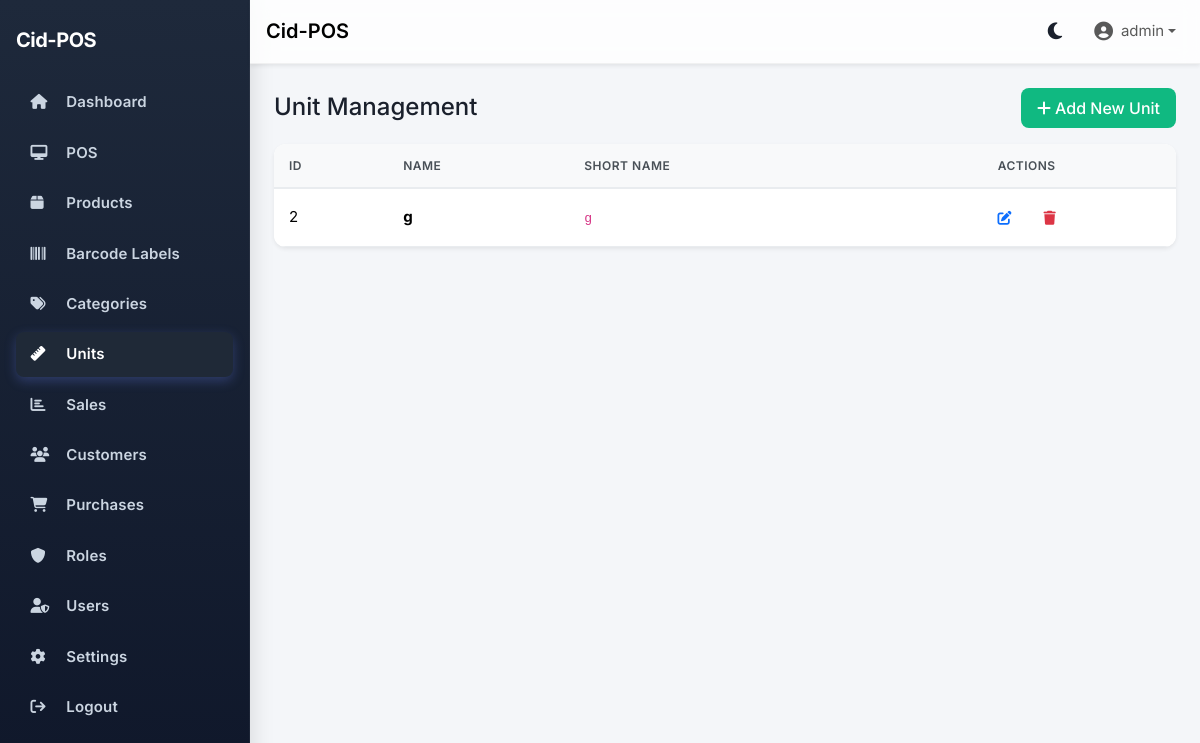
Page /units/ (signed in) on the committed database.
### app/models.py (models this page shows, shortened)
class User(UserMixin, db.Model):
    __tablename__ = "users"
    id = db.Column(db.Integer, primary_key=True)
    username = db.Column(db.String(80), unique=True, nullable=False, index=True)
    email = db.Column(db.String(120), unique=True, nullable=False)
    password_hash = db.Column(db.String(255), nullable=False)
    role_id = db.Column(db.Integer, db.ForeignKey("roles.id"), nullable=True)
    is_active = db.Column(db.Boolean, default=True, nullable=False)
    created_at = db.Column(db.DateTime, default=datetime.utcnow, nullable=False)
    role = db.relationship("Role", back_populates="users")
    sales = db.relationship("Sale", back_populates="cashier", lazy="dynamic")
    def has_permission(self, permission: str) -> bool:
        if not self.role:
            return False
        return self.role.has_permission(permission)

class Unit(db.Model):
    __tablename__ = "units"
    id = db.Column(db.Integer, primary_key=True)
    name = db.Column(db.String(50), nullable=False)
    short_name = db.Column(db.String(10), nullable=False)
    products = db.relationship("Product", back_populates="unit")
    __table_args__ = (
        db.UniqueConstraint("name", name="uq_units_name"),
        db.UniqueConstraint("short_name", name="uq_units_short_name"),
    )

### app/blueprints/units/routes.py (the view)
@units_bp.route("/", methods=["GET"])
@login_required
@permission_required('units_manage')
def index():
    units = Unit.query.order_by(Unit.name).all()
    return render_template("units/index.html", units=units)

### app/__init__.py (called while the page is built)
@login_manager.user_loader
def load_user(user_id: str):
    from app.models import User
    return db.session.get(User, int(user_id))

### app/models.py (called while the page is built)
    def has_permission(self, permission: str) -> bool:
        if self.name.lower() == 'admin':
            return True
        if not self.permissions:
            return False
        permissions_list = [p.strip() for p in self.permissions.split(',')]
        return permission in permissions_list

    @classmethod
    def get_settings(cls):
        try:
            settings = cls.query.first()
            if not settings:
                settings = cls()
                db.session.add(settings)
                db.session.commit()
            return settings
        except Exception:
            return cls(
                shop_name="My Shop",
                address="",
                phone="",
                receipt_header="",
                receipt_footer="Thank You!",
                currency_symbol="Ks",
                printer_paper_size="58mm",
                auto_print=False,
                show_logo_on_receipt=True,
                print_padding=0,
            )

### app/utils.py (called while the page is built)
def permission_required(permission: str):
    def decorator(f):
        @wraps(f)
        def decorated_function(*args, **kwargs):
            if not current_user.is_authenticated:
                abort(403)
            if not current_user.has_permission(permission):
                abort(403)
            return f(*args, **kwargs)
        return decorated_function
    return decorator

### app/templates/units/index.html (shortened to what this page needs)
{% extends "base.html" %}
{% block content %}
<div class="container-fluid px-0">
  <div class="d-flex justify-content-between align-items-center mb-3">
    <h4 class="mb-0">Unit Management</h4>
    <button class="btn btn-success" data-bs-toggle="modal" data-bs-target="#addUnitModal">
      <i class="fa fa-plus me-1"></i>Add New Unit
    </button>
  </div>
  <div class="card border-0 shadow-sm">
    <div class="card-body p-0">
      <div class="table-responsive">
        <table class="table table-hover align-middle mb-0">
          <thead class="table-light">
            <tr>
              <th>ID</th>
              <th>Name</th>
              <th>Short Name</th>
              <th class="text-center">Actions</th>
            </tr>
          </thead>
          <tbody>
            {% if units %}
              {% for unit in units %}
              <tr>
                <td>{{ unit.id }}</td>
                <td><strong>{{ unit.name }}</strong></td>
                <td><code>{{ unit.short_name }}</code></td>
                <td class="text-center">
                  <button class="btn btn-sm btn-outline-primary me-1 edit-unit"
                          data-unit-id="{{ unit.id }}"
                          data-unit-name="{{ unit.name }}"
                          data-unit-short="{{ unit.short_name }}">
                    <i class="fa fa-edit"></i>
                  </button>
                  <button class="btn btn-sm btn-outline-danger delete-unit"
                          data-unit-id="{{ unit.id }}"
                          data-unit-name="{{ unit.name }}">
                    <i class="fa fa-trash"></i>
                  </button>
                </td>
              </tr>
              {% endfor %}
            {% else %}
              <tr>
                <td colspan="4" class="text-center text-muted py-4">No units found. Add your first unit above.</td>
              </tr>
            {% endif %}
          </tbody>
        </table>
      </div>
    </div>
  </div>
</div>
{% endblock %}

### app/templates/base.html (shortened to what this page needs)
<!doctype html>
<html lang="en" data-bs-theme="light">
  <head>
    <link href="https://cdn.jsdelivr.net/npm/bootstrap@5.3.3/dist/css/bootstrap.min.css" rel="stylesheet">
    <link href="https://cdnjs.cloudflare.com/ajax/libs/font-awesome/6.5.2/css/all.min.css" rel="stylesheet">
    <link rel="stylesheet" href="https://cdn.jsdelivr.net/npm/sweetalert2@11/dist/sweetalert2.min.css">
    <link rel="stylesheet" href="{{ url_for('static', filename='css/style.css') }}">
  </head>
  <body>
    <aside class="sidebar d-flex flex-column" id="sidebar">
      <div class="d-flex align-items-center justify-content-between mb-4">
        <span class="brand">Cid-POS</span>
      </div>
      <nav>
        {% if current_user.is_authenticated and (current_user.has_permission('dashboard_view') or (current_user.role and current_user.role.name.lower() == 'admin')) %}
        <a href="{{ url_for('main.dashboard') }}" class="{% if request.endpoint=='main.dashboard' %}active{% endif %}">
          <i class="fa fa-home"></i> Dashboard
        </a>
        {% endif %}
        {% if current_user.is_authenticated and (current_user.has_permission('pos_access') or (current_user.role and current_user.role.name.lower() == 'admin')) %}
        <a href="{{ url_for('pos.cart') }}" class="{% if request.blueprint=='pos' %}active{% endif %}">
          <i class="fa fa-desktop"></i> POS
        </a>
        {% endif %}
        {% if current_user.is_authenticated and (current_user.has_permission('inventory_view') or (current_user.role and current_user.role.name.lower() == 'admin')) %}
        <a href="{{ url_for('inventory.products') }}" class="{% if request.blueprint=='inventory' and request.endpoint != 'inventory.labels' %}active{% endif %}">
          <i class="fa fa-box"></i> Products
        </a>
        <a href="{{ url_for('inventory.labels') }}" class="{% if request.endpoint == 'inventory.labels' %}active{% endif %}">
          <i class="fa fa-barcode"></i> Barcode Labels
        </a>
        {% endif %}
        {% if current_user.is_authenticated and (current_user.has_permission('categories_manage') or (current_user.role and current_user.role.name.lower() == 'admin')) %}
        <a href="{{ url_for('categories.index') }}" class="{% if request.blueprint=='categories' %}active{% endif %}">
          <i class="fa fa-tags"></i> Categories
        </a>
        {% endif %}
        {% if current_user.is_authenticated and (current_user.has_permission('units_manage') or (current_user.role and current_user.role.name.lower() == 'admin')) %}
        <a href="{{ url_for('units.index') }}" class="{% if request.blueprint=='units' %}active{% endif %}">
          <i class="fa fa-ruler"></i> Units
        </a>
        {% endif %}
        {% if current_user.is_authenticated and (current_user.has_permission('sales_view') or (current_user.role and current_user.role.name.lower() == 'admin')) %}
        <a href="{{ url_for('reports.overview') }}" class="{% if request.blueprint=='reports' %}active{% endif %}">
          <i class="fa fa-chart-bar"></i> Sales
        </a>
        {% endif %}
        {% if current_user.is_authenticated and (current_user.has_permission('customers_manage') or (current_user.role and current_user.role.name.lower() == 'admin')) %}
        <a href="{{ url_for('customers.index') }}" class="{% if request.blueprint=='customers' %}active{% endif %}">
          <i class="fa fa-users"></i> Customers
        </a>
        {% endif %}
        {% if current_user.is_authenticated and (current_user.has_permission('purchases_manage') or (current_user.role and current_user.role.name.lower() == 'admin')) %}
        <a href="{{ url_for('purchases.index') }}" class="{% if request.blueprint=='purchases' %}active{% endif %}">
          <i class="fa fa-shopping-cart"></i> Purchases
        </a>
        {% endif %}
        {% if current_user.is_authenticated and (current_user.has_permission('users_manage') or (current_user.role and current_user.role.name.lower() == 'admin')) %}
        <a href="{{ url_for('roles.index') }}" class="{% if request.blueprint=='roles' %}active{% endif %}">
          <i class="fa fa-shield"></i> Roles
        </a>
        {% endif %}
        {% if current_user.is_authenticated and (current_user.has_permission('users_manage') or (current_user.role and current_user.role.name.lower() == 'admin')) %}
        <a href="{{ url_for('users.index') }}" class="{% if request.blueprint=='users' %}active{% endif %}">
          <i class="fa fa-user-shield"></i> Users
        </a>
        {% endif %}
        {% if current_user.is_authenticated and (current_user.has_permission('settings_access') or (current_user.role and current_user.role.name.lower() == 'admin')) %}
        <a href="{{ url_for('settings.index') }}" class="{% if request.blueprint=='settings' %}active{% endif %}">
          <i class="fa fa-cog"></i> Settings
        </a>
        {% endif %}
        {% if current_user.is_authenticated %}
        <a href="{{ url_for('auth.logout') }}">
          <i class="fa fa-arrow-right-from-bracket"></i> Logout
        </a>
        {% else %}
        <a href="{{ url_for('auth.login') }}">
          <i class="fa fa-sign-in-alt"></i> Login
        </a>
        {% endif %}
      </nav>
    </aside>
    <div class="content-wrapper">
      <nav class="navbar navbar-expand-lg navbar-top shadow-sm px-3">
        <a class="navbar-brand fw-semibold" href="{{ url_for('main.dashboard') }}">Cid-POS</a>
        <div class="ms-auto d-flex align-items-center gap-3">
          <button class="theme-toggle" id="themeToggle" type="button" aria-label="Toggle theme">
            <i class="fa fa-moon" id="themeIcon"></i>
          </button>
          <ul class="navbar-nav align-items-center">
            <li class="nav-item dropdown">
              <a class="nav-link dropdown-toggle d-flex align-items-center" href="#" role="button" data-bs-toggle="dropdown" aria-expanded="false">
                <span>{{ current_user.username if current_user.is_authenticated else "Guest" }}</span>
              </a>
            </li>
          </ul>
        </div>
      </nav>
      <div class="main-content">
        {% block content %}{% endblock %}
      </div>
    </div>
  </body>
</html>

### app/static/css/style.css (style rules this page uses)
* { box-sizing: border-box; }
body { font-family: 'Inter', -apple-system, BlinkMacSystemFont, 'Segoe UI', sans-serif; font-size: 15px; line-height: 1.6; color: #1a202c; background-color: #f4f6f9; padding: 0; margin: 0; transition: background-color 0.3s ease, color 0.3s ease; }
.card { border: none; box-shadow: 0 4px 20px rgba(0, 0, 0, 0.05); border-radius: 12px; overflow: hidden; transition: transform 0.2s ease, box-shadow 0.2s ease; background-color: #ffffff; }
.card-body { padding: 1.5rem; }
.table { margin-bottom: 0; vertical-align: middle; }
.table thead th { background-color: #f8f9fa; color: #495057; font-weight: 600; font-size: 0.75rem; text-transform: uppercase; letter-spacing: 0.5px; padding: 12px 15px; border-bottom: 2px solid #e9ecef; border-top: none; }
.table tbody td { padding: 12px 15px; vertical-align: middle; border-color: #e9ecef; }
.table tbody tr { transition: transform 0.15s ease, background-color 0.15s ease; }
.btn { border-radius: 8px; font-weight: 500; padding: 0.5rem 1rem; transition: all 0.2s ease; border: none; }
.btn-success { background-color: #10b981; color: white; }
.btn-outline-primary, .btn-outline-secondary, .btn-outline-success, .btn-outline-danger, .btn-outline-info, .btn-outline-warning { border-width: 1.5px; font-weight: 500; }
.btn-sm { padding: 0.375rem 0.75rem; font-size: 0.875rem; }
.sidebar { background: linear-gradient(180deg, #1e293b 0%, #0f172a 100%); backdrop-filter: blur(10px); -webkit-backdrop-filter: blur(10px); box-shadow: 4px 0 20px rgba(0, 0, 0, 0.1); border-right: 1px solid rgba(255, 255, 255, 0.05); }
.sidebar .brand { color: #ffffff; font-weight: 700; font-size: 1.25rem; letter-spacing: -0.5px; }
.sidebar a { color: #cbd5e1; text-decoration: none; display: block; padding: 0.75rem 1rem; border-radius: 8px; margin-bottom: 0.25rem; font-weight: 500; transition: all 0.2s ease; font-size: 0.9375rem; }
.sidebar a.active { background: linear-gradient(135deg, #667eea 0%, #764ba2 100%); color: #ffffff; box-shadow: 0 4px 12px rgba(102, 126, 234, 0.3); }
.sidebar i { width: 20px; margin-right: 0.75rem; }
.navbar-top { background: rgba(255, 255, 255, 0.8); backdrop-filter: blur(10px); -webkit-backdrop-filter: blur(10px); border-bottom: 1px solid rgba(0, 0, 0, 0.05); box-shadow: 0 1px 3px rgba(0, 0, 0, 0.05); }
html { scroll-behavior: smooth; }

### app/templates/base.html (style rules this page uses)
:root { --sidebar-width: 250px; }
body { min-height: 100vh; background: #f4f6f9; transition: background-color 0.3s ease, color 0.3s ease; font-family: 'Inter', sans-serif; }
.sidebar { width: var(--sidebar-width); background: linear-gradient(180deg, #1e293b 0%, #0f172a 100%); backdrop-filter: blur(10px); -webkit-backdrop-filter: blur(10px); color: #e5e7eb; position: fixed; top: 0; bottom: 0; left: 0; padding: 1.5rem 1rem; overflow-y: auto; transition: transform 0.2s ease, background-color 0.3s ease; box-shadow: 4px 0 20px rgba(0, 0, 0, 0.1); border-right: 1px solid rgba(255, 255, 255, 0.05); }
.sidebar .brand { font-weight: 700; font-size: 1.25rem; }
.sidebar a { color: #cbd5e1; text-decoration: none; display: block; padding: .65rem .9rem; border-radius: .5rem; margin-bottom: .35rem; font-weight: 600; letter-spacing: .01em; }
.sidebar a:hover, .sidebar a.active { background: #1f2937; color: #fff; }
.sidebar i { width: 20px; }
.content-wrapper { margin-left: var(--sidebar-width); min-height: 100vh; display: flex; flex-direction: column; }
.navbar-top { background: rgba(255, 255, 255, 0.8); backdrop-filter: blur(10px); -webkit-backdrop-filter: blur(10px); border-bottom: 1px solid rgba(0, 0, 0, 0.05); box-shadow: 0 1px 3px rgba(0, 0, 0, 0.05); transition: background-color 0.3s ease, border-color 0.3s ease; }
.main-content { padding: 1.5rem; flex: 1 0 auto; transition: background-color 0.3s ease; }
.theme-toggle { border: none; background: transparent; color: inherit; font-size: 1.2rem; padding: 0.5rem; cursor: pointer; border-radius: 0.375rem; transition: background-color 0.2s ease; }
.main-content { padding: 1.5rem; flex: 1 0 auto; }

### rows in the picture
User: is_active+username "admin"
Unit: id "2", name "g", short_name "g"
